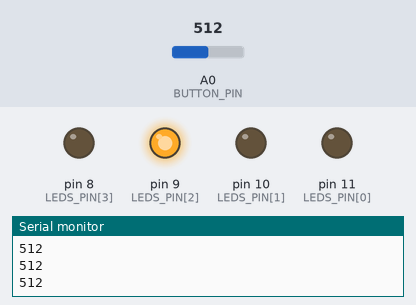
The sketch below on a simulated Arduino Uno, built with avr-gcc and run on an emulated ATmega328P. Shown: output pins drawn as LEDs (lit = HIGH), the last lines printed to the serial monitor. Inputs (shaded band) come from the test bench; at power-on: A0 (BUTTON_PIN) = 512.

Above: at 1.2 s.
1.3 s: A0 (BUTTON_PIN) set to 546
At 2.4 s:
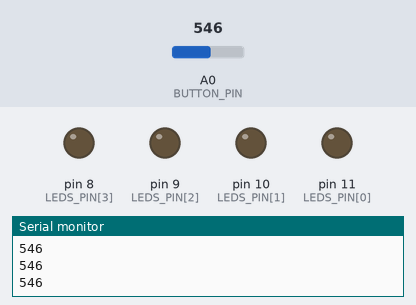
2.8 s: A0 (BUTTON_PIN) set to 909
4.3 s: A0 (BUTTON_PIN) set to 936
At 5.5 s:
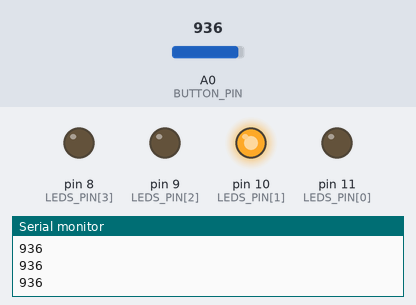
5.8 s: A0 (BUTTON_PIN) set to 951
At 6.2 s:
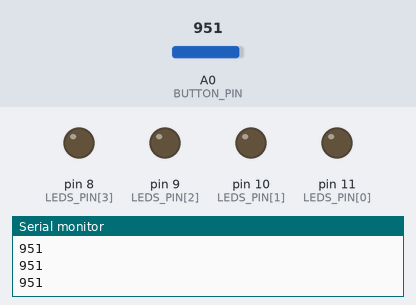
7.3 s: A0 (BUTTON_PIN) set to 968
At 7.8 s:
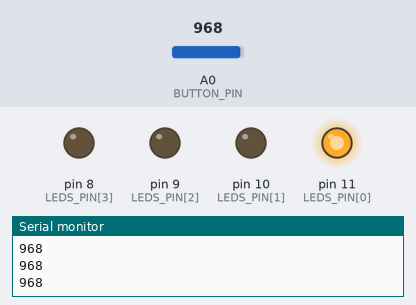
8.8 s: A0 (BUTTON_PIN) set to 948
At 9.7 s:
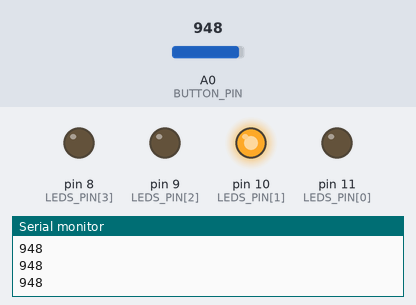
Timing chart, 0 to 11.3 s (numbered marks = the images above; inputs shaded):
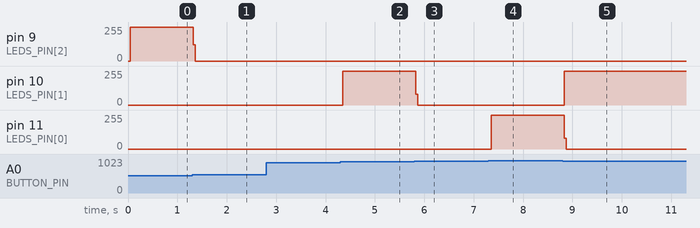

The sketch:

5-2-SwitchesFromAnalogRead.ino
```cpp
const uint8_t BUTTON_PIN = A0;
const uint8_t LEDS_PIN[4] = {11, 10, 9, 8};

void turnOffAllPin();

void setup() {
    Serial.begin(9600);

    pinMode(BUTTON_PIN, INPUT);
    for (int i = 0; i < 4; i++) {
        pinMode(LEDS_PIN[i], OUTPUT);
    }
}

void loop() {
    Serial.println(analogRead(BUTTON_PIN));
    // 1 978
    // 2 931
    // 3 510
    // 4 1002

    int readResult = analogRead(BUTTON_PIN);
    if (readResult > 992 && readResult < 1022) {
        turnOffAllPin();
        digitalWrite(LEDS_PIN[3], HIGH);
    }
    else if (readResult > 958 && readResult < 998) {
        turnOffAllPin();
        digitalWrite(LEDS_PIN[0], HIGH);
    }
    else if (readResult > 921 && readResult < 951) {
        turnOffAllPin();
        digitalWrite(LEDS_PIN[1], HIGH);
    }
    else if (readResult > 490 && readResult < 530) {
        turnOffAllPin();
        digitalWrite(LEDS_PIN[2], HIGH);
    }
    else {
        turnOffAllPin();
    }
}

void turnOffAllPin() {
    for (int i = 0; i < 4; i++) {
        digitalWrite(LEDS_PIN[i], LOW);
    }
}
```

Measured:
- the behaviour switches between 529 and 530 on A0 (BUTTON_PIN) (found by bisection; images 0 and 1)
- the behaviour switches between 921 and 922 on A0 (BUTTON_PIN) (found by bisection; images 1 and 2)
- the behaviour switches between 950 and 951 on A0 (BUTTON_PIN) (found by bisection; images 2 and 3)
- after the input at 1.3 s, pin 9 (LEDS_PIN[2]): 255/255 → 0/255 at once
- after the input at 4.3 s, pin 10 (LEDS_PIN[1]): 0/255 → 254/255 after 0.05 s
- after the input at 5.8 s, pin 10 (LEDS_PIN[1]): 254/255 → 0/255 at once
- after the input at 7.3 s, pin 11 (LEDS_PIN[0]): 0/255 → 254/255 after 0.05 s
- after the input at 8.8 s, pin 10 (LEDS_PIN[1]): 0/255 → 254/255 at once; pin 11 (LEDS_PIN[0]): 254/255 → 0/255 at once
